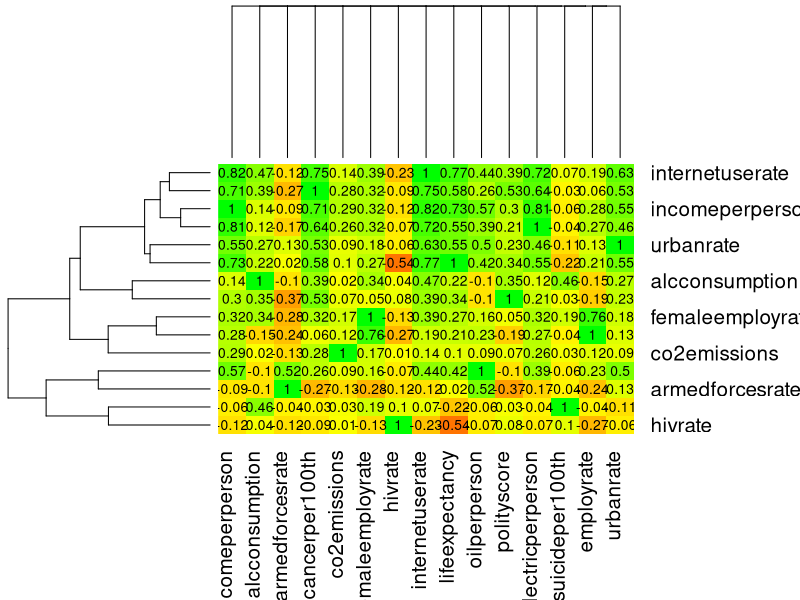
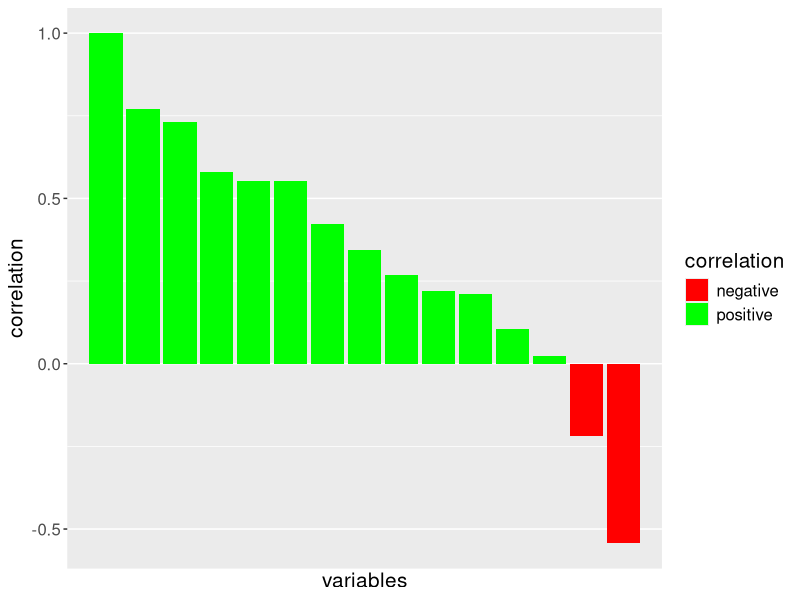
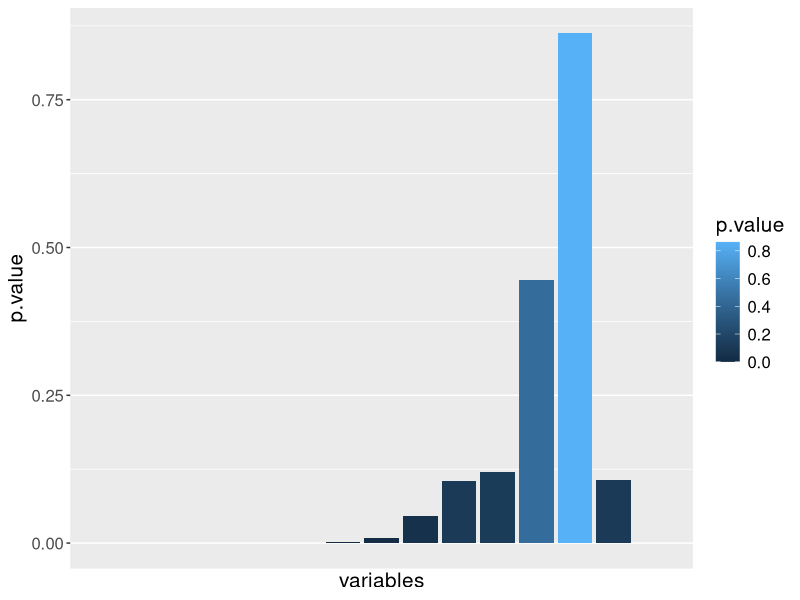
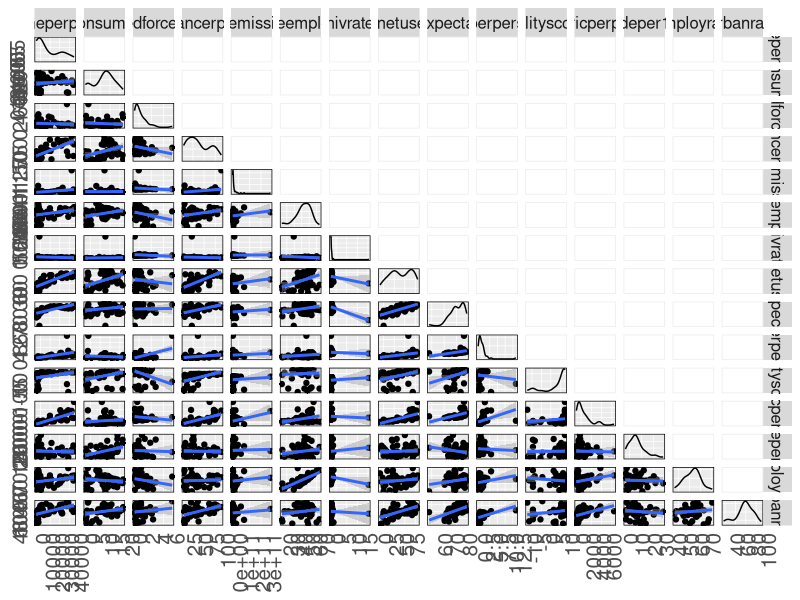

The R script that drew these images, in order:
## ---- chunk 1
setwd('C:/courses/Coursera/Current/Data Analysis Tools/Week3')
df <- read.csv('gapminder.csv')
df <- df[complete.cases(df),]
cor.mat <- cor(df[-1], use='complete.obs')
#heatmap(cor.mat)
df1 <- as.data.frame(t(sapply(df[-1], function(x) cor.test(x, df$lifeexpectancy)[c('estimate', 'p.value')])))
df1[,1] <- do.call(rbind, df1[,1])[,1]
df1[,2] <- do.call(rbind, df1[,2])[,1]
names(df1) <- c('correlation', 'p.value')
df1 <- df1[order(df1$correlation, decreasing = TRUE),]
knitr::kable(df1, digits = 6, caption = "Variable Correlations")
## ---- chunk 2
library(gplots)
library(RColorBrewer)
my_palette <- colorRampPalette(c("red", "yellow", "green"))(n = 299)
col_breaks = c(seq(-1,0,length=100),  # for red
  seq(0,0.8,length=100),              # for yellow
  seq(0.8,1,length=100))              # for green
#par(mar=c(10,0,0,10))
heatmap.2(cor.mat,
  cellnote = round(cor.mat,2),  # same data set for cell labels
  #main = "Correlation", # heat map title
  notecol="black",      # change font color of cell labels to black
  density.info="none",  # turns off density plot inside color legend
  trace="none",         # turns off trace lines inside the heat map
  margins =c(10,10),    # widens margins around plot
  col=my_palette,       # use on color palette defined earlier 
  #breaks=col_breaks,    # enable color transition at specified limits
  dendrogram="both",     # "row" for only draw a row dendrogram or "none"
  key=FALSE,
  cexRow = 1.5,
  cexCol = 1.5,
  Colv="NA")            # turn off column clustering
## ---- chunk 3
library(ggplot2)
df1[["sign"]] = ifelse(df1[["correlation"]] >= 0, "positive", "negative")
ggplot(df1, aes(x = 1:nrow(df1), y = correlation, fill = sign)) + geom_bar(stat='identity') + 
  scale_fill_manual(values = c("positive" = "green", "negative" = "red"), name = "correlation") +
  scale_x_discrete(breaks = 1:nrow(df1), labels = rownames(df1)) +
  xlab('variables') +
  theme(axis.text.x=element_text(angle=90,hjust=1,vjust=0, size=15), text=element_text(size=15))
  # + guide_legend(title='correlation')
ggplot(df1, aes(x = 1:nrow(df1), y = p.value, fill = p.value)) + geom_bar(stat='identity') + 
  scale_fill_gradient() +
  scale_x_discrete(breaks = 1:nrow(df1), labels = rownames(df1)) +
  xlab('variables') +
  theme(axis.text.x=element_text(angle=90,hjust=1,vjust=0, size=15), text=element_text(size=15))
## ---- chunk 4
library(GGally)
# plotmatrix(data = df[-1]) + geom_smooth(method="lm")
# Function to return points and geom_smooth
# allow for the method to be changed
my_fn <- function(data, mapping, size=15, method="lm",...){ #"loess"
      p <- ggplot(data = data, mapping = mapping) + 
      geom_point() + 
      geom_smooth(method=method, ...) +
      theme(axis.text=element_text(angle=90,hjust=1,vjust=0, size=size), text=element_text(size=size))
      p
    }
#ggpairs(df[-1], lower = list(continuous = my_fn), 
#         upper = list(continuous = wrap("cor", size = 15)))
ggpairs(df[-1], 
      lower = list(continuous = my_fn), upper = list(continuous = wrap("cor", size = 15)))  +   
      #lower = list(continuous = "smooth"))  +   
      theme(legend.position = "none",
        panel.grid.major = element_blank(),
        axis.ticks = element_blank(),
        axis.text.x = element_text(angle = 90, hjust = 1, size = 15), 
        axis.text.y = element_text(angle = 90, hjust = 1, size = 15), 
        axis.title.x = element_text(angle = 180, vjust = 1, color = "black"), text = element_text(size = 15),
        panel.border = element_rect(fill = NA))
